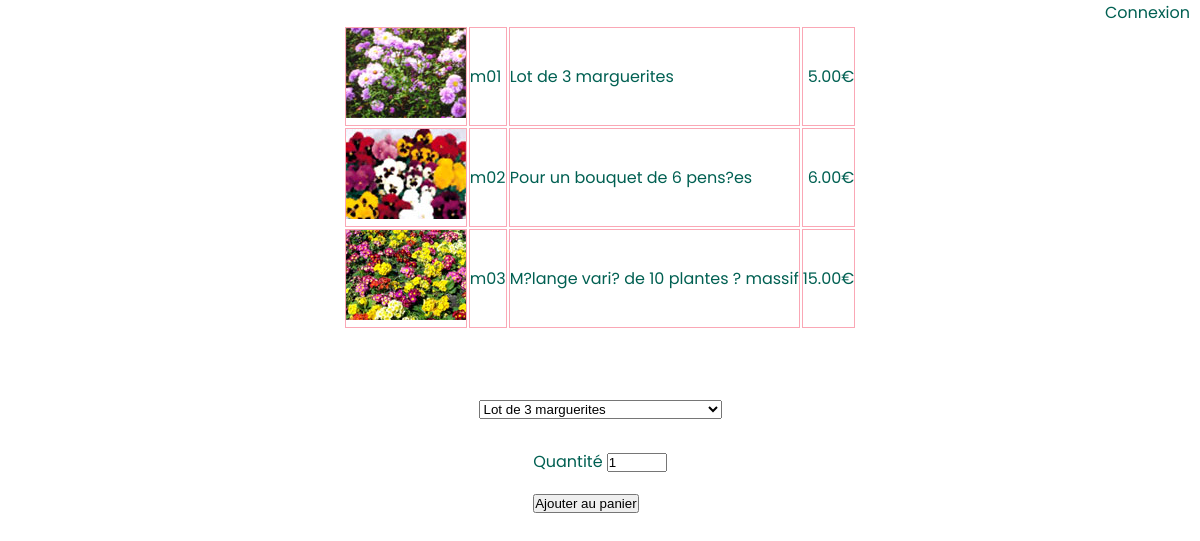
Page /listePdt.php?categorie=mas on the committed database.
### tables this page shows
CREATE TABLE `produit` (
  `pdt_ref` char(3) NOT NULL DEFAULT '',
  `pdt_designation` varchar(50) NOT NULL DEFAULT '',
  `pdt_prix` decimal(5,2) NOT NULL DEFAULT '0.00',
  `pdt_image` varchar(50) NOT NULL DEFAULT '',
  `pdt_categorie` char(3) NOT NULL DEFAULT ''
);

### listePdt.php (the view, shortened to what this page needs)
<?php
include "connexionbdd.php";
?>
<!DOCTYPE html>
<html>
<head>
  <link rel="stylesheet" href="css/style.css" />
</head>
<body>
  <?php if (isset($_SESSION["username"])) {
    echo  "<a class ='logout'href='deconnexion.php' target='titre'>Deconnexion<a><br>";
  } else {
    echo  "<a class ='logout'href='login.php' target='titre'>Connexion<a><br>";
  }
  echo  '<table class="catag">';
  $dbhq = 'SELECT * FROM produit WHERE pdt_categorie="' . $_GET['categorie'] . '"';
  foreach ($bdd->query($dbhq) as $row) {
    echo '<tr>';
    echo '<td align=center><img src="images/' . $row['pdt_image'] . '.jpg" /></td>';
    echo '<td>' . $row['pdt_ref'] . '</td>';
    echo '<td>' . $row['pdt_designation'] . '</td>';
    echo '<td align=right>' . $row['pdt_prix'] . '€</td>';
    echo '</tr>';
  }
  echo '</table>';
  echo '<br>';
  echo '<br>';
  echo '<form class ="form-panier"action="panier.php" target="" method="POST">';
  echo '<select class="input-panier" name="design" size="1">';
  foreach ($bdd->query($dbhq) as $row) {
    echo '<option value="' . $row['pdt_designation'] . '">' . $row['pdt_designation'] . '</option>';
  }
  echo '</select>';
  echo '<span class="input-panier">Quantité <input type="number" name="quantite2" value="1" min="1" max="100">';
  echo '<br>';
  echo '<input class="input-panier" type="submit" name="action" value="Ajouter au panier"/>';
  echo '</form>';
  ?>
</body>
</html>

### css/style.css (style rules this page uses)
body { font-family: "Poppins", sans-serif; }
a { text-decoration: none; color: #006052; }
.logout { position: absolute; right: 0; top: 0; margin-right: 10px; }
.catag { display: flex; justify-content: center; align-items: center; }
td, th { border: 0.5px solid rgb(250, 167, 181); }
.form-panier { display: flex; justify-content: center; align-items: center; flex-direction: column; }
.input-panier { margin-top: 20px; margin-bottom: 10px; }

### rows in the picture
produit: pdt_image (picture), pdt_ref "m01", pdt_designation "Lot de 3 marguerites", pdt_prix "5.00"
produit: pdt_image (picture), pdt_ref "m02", pdt_designation "Pour un bouquet de 6 pens?es", pdt_prix "6.00"
produit: pdt_image (picture), pdt_ref "m03", pdt_designation "M?lange vari? de 10 plantes ? massif", pdt_prix "15.00"

### other values in the picture
form field design "Lot de 3 marguerites"
